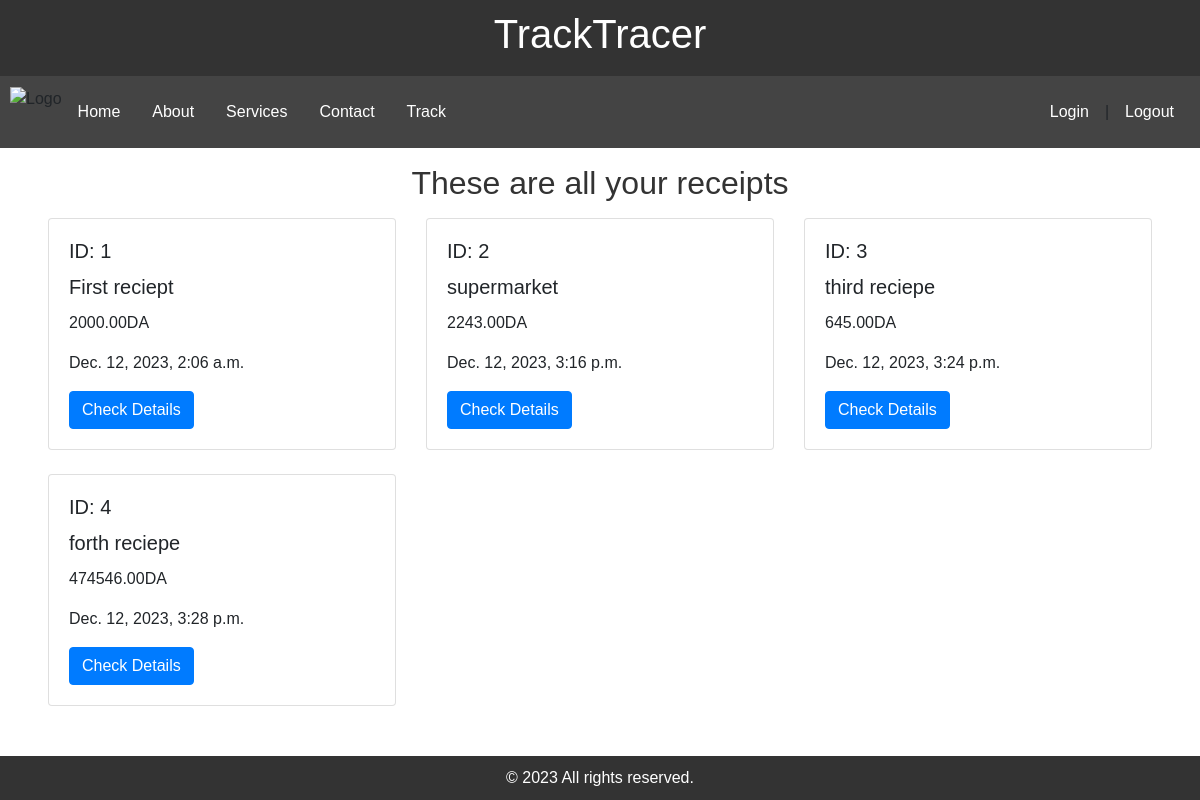
The page / on the database its author committed.
### trackApp/models.py (models this page shows, shortened)
class Recipe(models.Model):
    item = models.ForeignKey(ItemModel, on_delete=models.CASCADE, null=True)
    name = models.CharField(max_length=100, null=False, blank=False)
    date_of_purchase = models.DateTimeField(default=timezone.now)
    price = models.DecimalField(max_digits=1000, decimal_places=2)

### trackApp/views.py (the view)
# urls.py: path('', views.index, name='index'),
def index(request):
    all_recipes = Recipe.objects.all()
    context = {
        'all_recipes': all_recipes
    }
    return render(request, 'trackApp/index.html', context)

### templates/trackApp/index.html
{% extends 'trackApp/base.html' %}
{% block content %}
    <h2 class="text-center my-3">These are all your receipts</h2>
    <div class='row card-group'>
        {% for recipe in all_recipes %}
            <div class="col-4">
                <div class="card mb-4">
                    <div class="card-body">
                        <h5 class="card-title">ID:  {{ recipe.id }}</h5>
                        <h5 class="card-title">{{ recipe.name }}</h5>
                        <p class="card-text">{{ recipe.price }}DA</p>
                        <p class="card-text">{{ recipe.date_of_purchase }}</p>
                        <a href="#" class="btn btn-primary">Check Details</a>
                    </div>
                </div>
            </div>
        {% endfor %}
    </div>
{% endblock %}

### static/css/styles.css (style rules this page uses)
body { font-family: 'Arial', sans-serif; margin: 0; padding: 0; box-sizing: border-box; }
h2 { text-align: center; color: #333; }
a { text-decoration: none; }

### rows shown on the page
Recipe: id "1", name "First reciept", price "2000.00", date_of_purchase "Dec. 12, 2023, 2:06 a.m."
Recipe: id "2", name "supermarket", price "2243.00", date_of_purchase "Dec. 12, 2023, 3:16 p.m."
Recipe: id "3", name "third reciepe", price "645.00", date_of_purchase "Dec. 12, 2023, 3:24 p.m."
Recipe: id "4", name "forth reciepe", price "474546.00", date_of_purchase "Dec. 12, 2023, 3:28 p.m."
